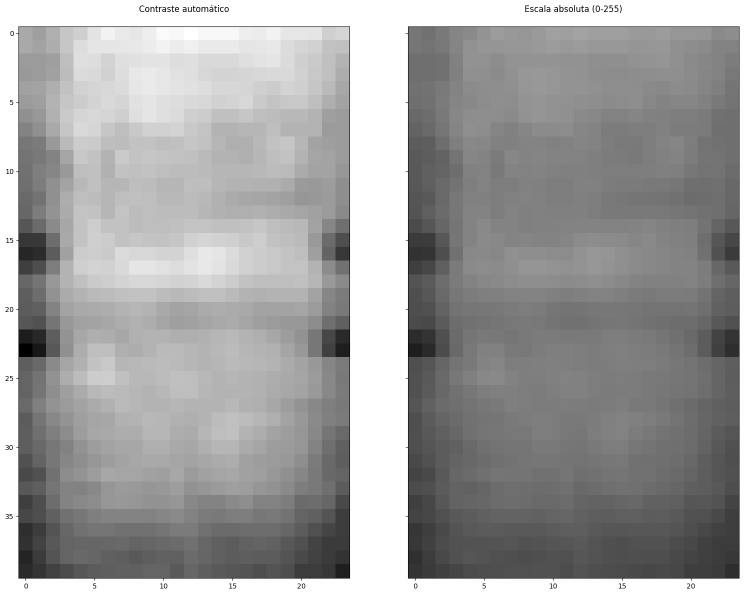
#> input picture Relatorio_visao_computacional/comp_escala.png, 1488 x 1190 px (shown at 1/2 size)
$ python -i visao_classica_v2.py   (imports and definitions only)   (older library calls are emulated)
#> lines starting #> are read from the running program, lines starting #| are printed output that depends on the picture; after the words box and inside, x2 and y2 are one past the last pixel; in counts of white or black regions, pixels touching at a corner belong together
#> further down, picture is the input picture: shape (1190, 1488); min 0, max 255, mean 157.7
# -*- coding: utf-8 -*-
# ---
# jupyter:
#   jupytext:
#     cell_metadata_filter: -all
#     formats: ipynb,py:percent
#     text_representation:
#       extension: .py
#       format_name: percent
#       format_version: '1.3'
#       jupytext_version: 1.19.4
# ---

# %% [markdown]
# # Visão Clássica v2 — Detecção de Anomalias em Painéis Solares
#
# Classificação de anomalias em painéis solares por visão computacional clássica
# (sem deep learning). O pipeline:
#
# 1. **Pré-processamento e visualização** das imagens infravermelhas (24x40 px).
# 2. **Extração de features** por imagem: intensidade, forma da região quente
#    (limiar Otsu), bordas (Canny), textura (gradiente Sobel), simetria e histograma.
# 3. **Classificação** com RandomForest treinado sobre essas features, comparado
#    a uma regra manual como baseline.
# 4. **Avaliação** por classe (precision/recall/F1), matriz de confusão e importância
#    das features.
#
# Tudo roda em CPU (não precisa de GPU). Imagens aparecem inline a cada etapa.

# %% [markdown]
# ## 1. Setup e download do dataset
#
# Baixa e extrai em Python puro (funciona no Colab sem `!wget`/`!unzip`). Pula se já existe.

# %%
import json
import urllib.request
import zipfile
from pathlib import Path

import cv2
import numpy as np
import pandas as pd
import matplotlib.pyplot as plt
import seaborn as sns
from sklearn.ensemble import RandomForestClassifier
from sklearn.model_selection import train_test_split
from sklearn.metrics import accuracy_score, classification_report, confusion_matrix, f1_score
from tqdm import tqdm

try:
    BASE_DIR = Path(__file__).resolve().parent
except NameError:  # notebook (Jupyter/Colab): __file__ nao existe
    BASE_DIR = Path.cwd()
DATA_DIR = BASE_DIR / "InfraredSolarModules"
DATASET_URL = "https://github.com/RaptorMaps/InfraredSolarModules/raw/master/2020-02-14_InfraredSolarModules.zip"


# [12 lines left out: function garantir_dataset, not called in this run]


# [8 lines not run here, left out]

# [1 line that did not run here, left out]
# [3 lines not run here, left out]

# %% [markdown]
# ## 3. Visualização das amostras por classe
#
# Imagens infravermelhas em tons de cinza (24x40 px). Defeitos térmicos aparecem
# como regiões mais claras (quentes); outras anomalias (sombra, vegetação) como regiões escuras.


# %%
# [13 lines left out: function visualizar_amostras, not called in this run]


# %%
# [2 lines not run here, left out]

# %% [markdown]
# ## 4. Pipeline clássico: threshold → morfologia → contornos
#
# Demonstração numa imagem `Cell` (ponto quente): binariza, limpa com morfologia,
# extrai contornos e desenha a caixa do defeito.

# %%
# [1 line that did not run here, left out]
# [1 line not run here, left out]

limiar = 200
# [1 line that did not run here, left out]
kernel = np.ones((2, 2), np.uint8)
# [1 line that did not run here, left out]
# [1 line that did not run here, left out]

fig, axes = plt.subplots(1, 4, figsize=(16, 4))
# [10 lines not run here, left out]

# %% [markdown]
# ## 5. Extração de features
#
# Aqui extraímos **~25 features** por imagem,
# cobrindo vários tipos de anomalia (não só ponto quente):
#
# - **Intensidade**: média, desvio, máx, mín, percentil 90
# - **Região quente** (limiar Otsu adaptativo): fração, nº de blobs, área/extensão/aspecto do maior, cobertura por linha/coluna
# - **Região escura**: fração de pixels frios → sombra / vegetação
# - **Bordas** (Canny): densidade → trincas (Cracking)
# - **Textura** (gradiente Sobel): rugosidade → sujeira (Soiling)
# - **Simetria** esquerda-direita / cima-baixo
# - **Histograma** (8 bins): distribuição térmica


# %%
def extrair_features(img):
    img = img.astype(np.uint8)
    total = img.size
#> total = 1770720
    f = {}

    # Intensidade
    f["mean_int"] = float(img.mean())
    f["std_int"] = float(img.std())
    f["max_int"] = float(img.max())
    f["min_int"] = float(img.min())
    f["p90_int"] = float(np.percentile(img, 90))

    # Regiao quente via Otsu (adaptativo) com piso absoluto
    otsu_t, _ = cv2.threshold(img, 0, 255, cv2.THRESH_BINARY + cv2.THRESH_OTSU)
#> otsu_t = 169
    t = max(otsu_t, 180)
#> t = 180
    _, hot = cv2.threshold(img, t, 255, cv2.THRESH_BINARY)
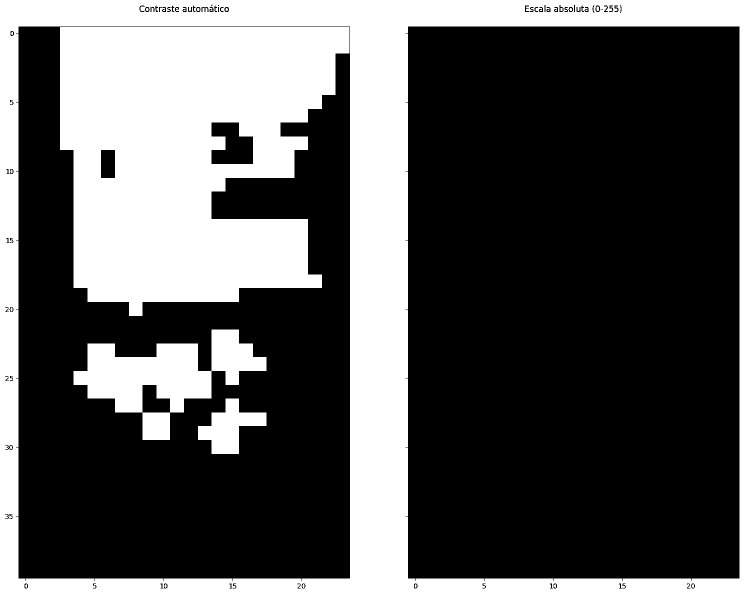
#> hot: shape (1190, 1488) (shown at 1/2 size); 33.6% white; 28 white regions (8 under 20 px), largest, box (x1, y1, x2, y2) and area: (0, 0, 1488, 1190) 303489, (120, 54, 699, 632) 246165, (147, 659, 533, 880) 36548
    hot = cv2.morphologyEx(hot, cv2.MORPH_OPEN, np.ones((2, 2), np.uint8))
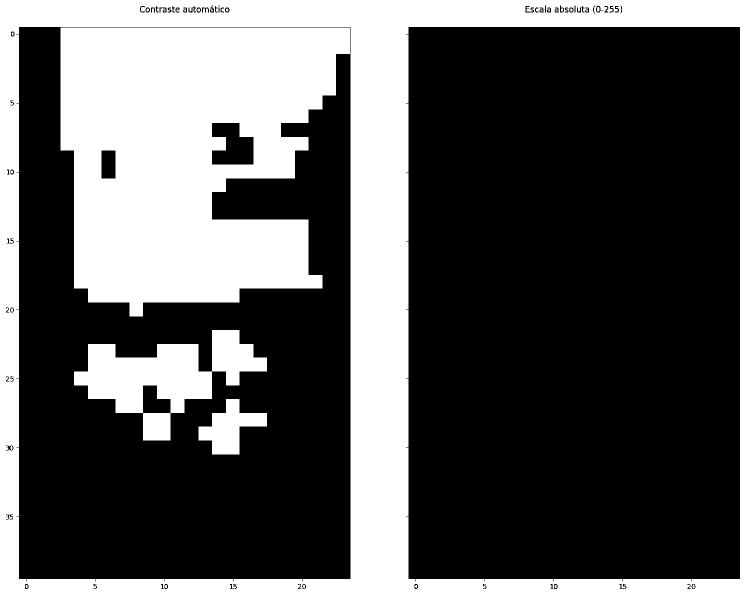
#> hot: shape (1190, 1488) (shown at 1/2 size); 33.6% white; 28 white regions (8 under 20 px), largest, box (x1, y1, x2, y2) and area: (0, 0, 1488, 1190) 303449, (121, 55, 700, 633) 246165, (148, 660, 534, 881) 36548
    f["hot_fraction"] = float(hot.sum() / 255) / total

    contornos, _ = cv2.findContours(hot, cv2.RETR_EXTERNAL, cv2.CHAIN_APPROX_SIMPLE)
#> contornos = [[[0, 0], [0, 1189], [1487, 1189], [1487, 0]]]
    blobs = [c for c in contornos if cv2.contourArea(c) >= 2]
#> blobs = [[[0, 0], [0, 1189], [1487, 1189], [1487, 0]]]
    f["num_blobs"] = float(len(blobs))
    if blobs:
        maior = max(blobs, key=cv2.contourArea)
#> maior = [[0, 0], [0, 1189], [1487, 1189], [1487, 0]]
        area = cv2.contourArea(maior)
#> area = 1768043
        x, y, w, h = cv2.boundingRect(maior)
#> x = 0; y = 0; w = 1488; h = 1190
        f["largest_area"] = float(area)
        f["largest_extent"] = float(area / (w * h)) if w * h > 0 else 0.0
        f["largest_aspect"] = float(w / h) if h > 0 else 0.0
    else:
        f["largest_area"] = f["largest_extent"] = f["largest_aspect"] = 0.0
    f["row_cov"] = float((hot.sum(axis=1) > 0).mean())
    f["col_cov"] = float((hot.sum(axis=0) > 0).mean())

    # Regiao escura (sombra / vegetacao): pixels bem abaixo da media
    f["dark_fraction"] = float((img < (img.mean() - img.std())).mean())

    # Bordas (trincas) e textura (sujeira)
    f["edge_density"] = float((cv2.Canny(img, 50, 150) > 0).mean())
    gx = cv2.Sobel(img, cv2.CV_32F, 1, 0, ksize=3)
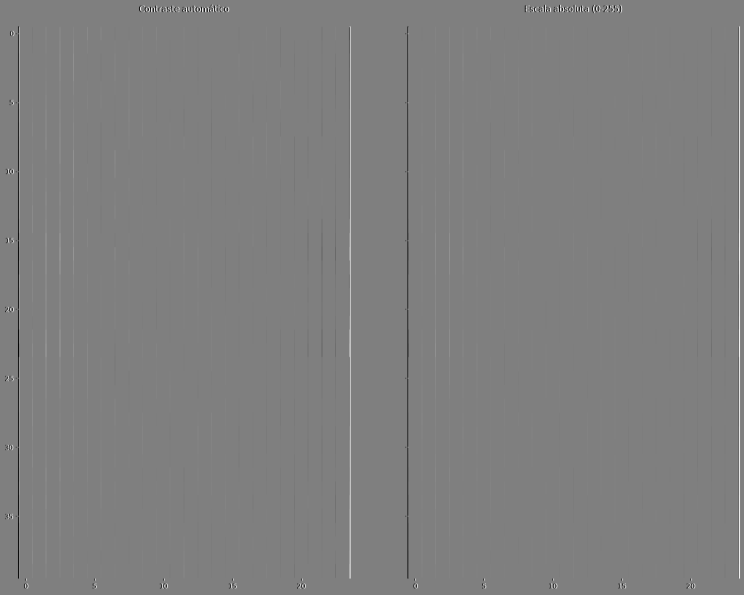
#> gx: shape (1190, 1488) float32 (shown at 1/2 size); min -1020, max 1020, mean 0; drawn with min black and max white
    gy = cv2.Sobel(img, cv2.CV_32F, 0, 1, ksize=3)
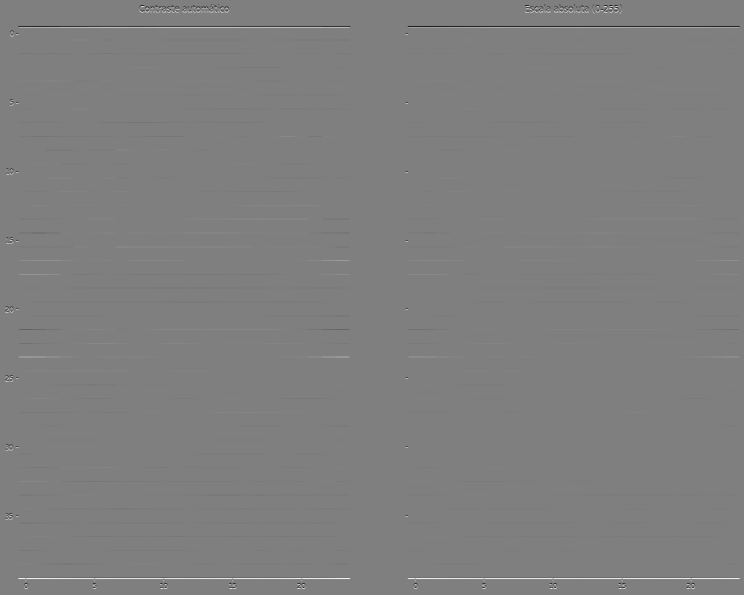
#> gy: shape (1190, 1488) float32 (shown at 1/2 size); min -1020, max 1020, mean 0; drawn with min black and max white
    f["grad_mean"] = float(np.sqrt(gx ** 2 + gy ** 2).mean())

    # Simetria
    imgf = img.astype(np.float32)
    f["sym_lr"] = float(np.abs(imgf - np.fliplr(imgf)).mean())
    f["sym_tb"] = float(np.abs(imgf - np.flipud(imgf)).mean())

    # Histograma (8 bins, normalizado)
    hist = cv2.calcHist([img], [0], None, [8], [0, 256]).flatten()
#> hist = [12814, 41075, 187619, 428057, 350030, 255065, 151105, 344955]
    hist = hist / hist.sum()
#> hist = [0.00724, 0.0232, 0.106, 0.242, 0.198, 0.144, 0.0853, 0.195]
    for i, hv in enumerate(hist):
        f[f"hist{i}"] = float(hv)
#> this loop made 8 passes
#> hv on passes 1 to 8: 0.00724, 0.0232, 0.106, 0.242, 0.198, 0.144, 0.0853, 0.195
#> after the loop, f = 25 items

    return f


# [1 line that did not run here, left out]
# [1 line not run here, left out]

# %%
# Visualiza a regiao quente (Otsu) que alimenta as features
# [1 line that did not run here, left out]
# [1 line not run here, left out]
# [1 line that did not run here, left out]
# [1 line that did not run here, left out]
# [1 line that did not run here, left out]

fig, axes = plt.subplots(1, 3, figsize=(12, 4))
# [6 lines not run here, left out]

# %% [markdown]
# ## 6. Matriz de features de todo o dataset
#
# Extrai as features das 20.000 imagens (rápido, CPU). `X` = features, `y` = classe.

# %%
registros, y = [], []
# [6 lines not run here, left out]

X = np.array([[r[k] for k in FEAT_NAMES] for r in registros])
y = np.array(y)
# [1 line not run here, left out]

# %% [markdown]
# ## 7. Baseline: regra manual
#
# Regra `if/else` na mão, para comparar com o classificador treinado. A ordem
# dos testes segue o princípio **do mais extremo para o mais genérico**: a primeira
# condição que casa decide, então casos abrangentes (catch-all) ficam por último.
# Lógica por *quanto do módulo está quente*: nada → tudo quente → banda → pontos.


# %%
# [19 lines left out: function classificar_regra, not called in this run]


y_regra = [classificar_regra(r) for r in registros]
# [2 lines not run here, left out]

# %% [markdown]
# ## 8. Classificador treinado: RandomForest
#
# Treina sobre as features. `class_weight='balanced'` compensa o desbalanceamento.
# Split estratificado 70/30.

# %%
# [1 line that did not run here, left out]
clf = RandomForestClassifier(n_estimators=300, class_weight="balanced", random_state=42, n_jobs=-1)
# [1 line not run here, left out]
# [1 line that did not run here, left out]

# [4 lines not run here, left out]

# %% [markdown]
# ## 9. Resultados: matriz de confusão, importância das features e amostras previstas

# %%
classes = sorted(set(y))
# [1 line that did not run here, left out]
# [7 lines not run here, left out]

# %%
# Importancia das features
# [1 line that did not run here, left out]
# [1 line that did not run here, left out]
# [6 lines not run here, left out]

# %%
# Amostras aleatorias: classe real vs prevista pelo RandomForest (verde = acerto)
# [1 line that did not run here, left out]
fig, axes = plt.subplots(2, 4, figsize=(14, 6))
# [10 lines not run here, left out]

# %% [markdown]
# ## 10. Comparação de classificadores: RandomForest vs Gradient Boosting vs SVM
#
# Treinamos três classificadores sobre as **mesmas features** e o mesmo split, para
# ver qual separa melhor:
#
# - **RandomForest**: floresta de árvores por votação (bagging).
# - **Gradient Boosting** (`HistGradientBoosting`): árvores em sequência, cada uma
#   corrige o erro da anterior. Costuma ser forte em features tabulares.
# - **SVM**: busca a fronteira de maior margem entre as classes. Precisa de features
#   **normalizadas** (por isso vai num pipeline com `StandardScaler`).
#
# Todos com balanceamento de classes (o dataset é desbalanceado).

# %%
from sklearn.ensemble import HistGradientBoostingClassifier
from sklearn.svm import SVC
from sklearn.pipeline import make_pipeline
from sklearn.preprocessing import StandardScaler
from sklearn.utils.class_weight import compute_sample_weight

modelos = {
    "RF": RandomForestClassifier(
        n_estimators=300, class_weight="balanced", random_state=42, n_jobs=-1),
    "GB": HistGradientBoostingClassifier(random_state=42),
    "SVM": make_pipeline(StandardScaler(), SVC(class_weight="balanced", random_state=42)),
}

resultados = []
preds = {}
# [12 lines not run here, left out]

# [1 line that did not run here, left out]
# [1 line not run here, left out]

# %% [markdown]
# ## 11. Desempenho por classe de cada modelo
#
# F1-score de cada classe em cada modelo. A coluna `melhor` aponta qual modelo vence
# naquela classe. Assim dá para ver onde cada método é forte e onde é fraco.

# %%
f1_por_classe = {nome: f1_score(y_te, p, average=None, labels=classes) for nome, p in preds.items()}
tab_f1 = pd.DataFrame(f1_por_classe, index=classes).round(2)
tab_f1["melhor"] = tab_f1.idxmax(axis=1)
# [1 line not run here, left out]

# %% [markdown]
# ## 12. Melhoria: features de grade 3x3 + LBP
#
# Adicionamos dois grupos de features ao RandomForest, mantendo as mesmas 12 classes
# para medir o impacto direto:
#
# - **Grade 3x3** (9 features): divide a imagem em 9 células e mede a intensidade média
#   de cada uma. Informa *onde* está o calor — útil para o Diode (aquece o terço inferior).
# - **LBP** (Local Binary Patterns, 10 features): descritor de textura local. Ajuda em
#   anomalias de superfície como Soiling.

# %%
from skimage.feature import local_binary_pattern


def extrair_features_extra(img):
    img = img.astype(np.uint8)
    h, w = img.shape
#> h = 1190; w = 1488
    hs, ws = h // 3, w // 3
#> hs = 396; ws = 496
    extra = {}
    # Grade 3x3: intensidade media por celula (localizacao do calor)
    for i in range(3):
        for j in range(3):
            y0, y1 = i * hs, (h if i == 2 else (i + 1) * hs)
            x0, x1 = j * ws, (w if j == 2 else (j + 1) * ws)
            extra[f"grid_{i}{j}"] = float(img[y0:y1, x0:x1].mean())
#> after the loop, extra = 9 items
    # LBP uniforme (textura): histograma de 10 bins
    lbp = local_binary_pattern(img, P=8, R=1, method="uniform")
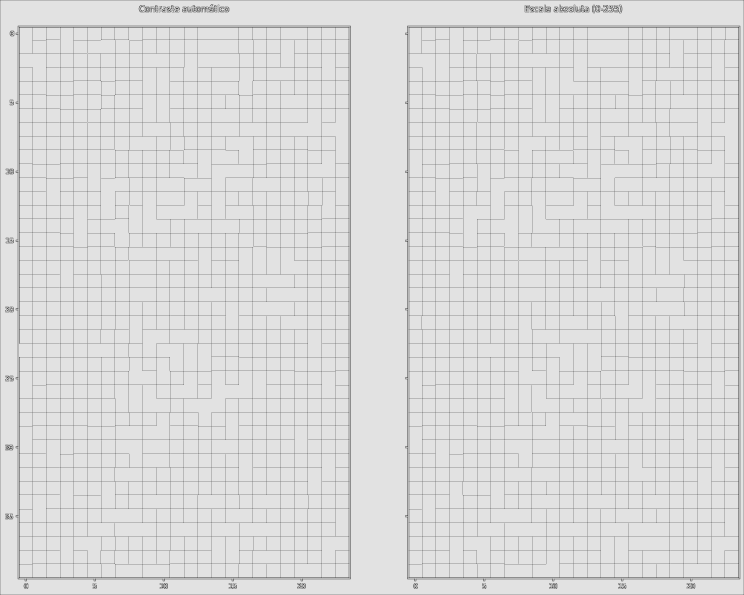
#> lbp: shape (1190, 1488) float64 (shown at 1/2 size); min 0, max 9, mean 7.78; drawn with min black and max white
    hist, _ = np.histogram(lbp, bins=10, range=(0, 10), density=True)
#> hist = [5.65e-07, 4.69e-05, 3.44e-05, 0.00173, 0.00057, 0.0696, 0.000936, 0.000691, 0.926, 0.000313]
    for k, v in enumerate(hist):
        extra[f"lbp_{k}"] = float(v)
#> this loop made 10 passes
#> v on passes 1 to 10: 5.65e-07, 4.69e-05, 3.44e-05, 0.00173, 0.00057, 0.0696, 0.000936, 0.000691, 0.926, 0.000313
#> after the loop, extra = 19 items
    return extra


def extrair_features_v2(img):
    return {**extrair_features(img), **extrair_features_extra(img)}


# [1 line that did not run here, left out]
# [1 line not run here, left out]

# %%
# Re-extrai features (base + grade + LBP) de todo o dataset
registros_v2, y2 = [], []
# [6 lines not run here, left out]

X2 = np.array([[r[k] for k in FEAT_NAMES_V2] for r in registros_v2])
y2 = np.array(y2)

# %%
# Re-treina o RandomForest com as novas features e compara com o baseline
# [1 line that did not run here, left out]
clf_v2 = RandomForestClassifier(n_estimators=300, class_weight="balanced", random_state=42, n_jobs=-1)
# [1 line not run here, left out]
# [1 line that did not run here, left out]

# [4 lines not run here, left out]

# %% [markdown]
# ## 13. Impacto por classe (F1: base vs +grade+LBP)
#
# Mostra em quais classes as novas features ajudaram (delta positivo) ou atrapalharam.

# %%
# [1 line that did not run here, left out]
# [1 line that did not run here, left out]
# [1 line that did not run here, left out]
# [1 line that did not run here, left out]
# [1 line not run here, left out]

# %% [markdown]
# ## 14. Agrupar Diode + Diode-Multi
#
# `Diode` (aquece ~1/3 do módulo) e `Diode-Multi` (~2/3) são o mesmo defeito em graus
# diferentes, e o modelo os confunde muito. Juntamos os dois numa classe `Diode` e
# medimos o impacto. Usa as features v2 (grade + LBP). Vira um problema de **11 classes**.

# %%
# Remapeia os rotulos: Diode-Multi -> Diode
y_grp = np.where(y2 == "Diode-Multi", "Diode", y2)
classes_grp = sorted(set(y_grp))

# [1 line that did not run here, left out]
clf_grp = RandomForestClassifier(n_estimators=300, class_weight="balanced", random_state=42, n_jobs=-1)
# [1 line not run here, left out]
# [1 line that did not run here, left out]

# [4 lines not run here, left out]

# %%
# F1 por classe nos 3 estagios: base -> v2 -> agrupado (delta = impacto real)
# [1 line that did not run here, left out]
# [1 line that did not run here, left out]
# [1 line that did not run here, left out]
# [1 line that did not run here, left out]

# [5 lines that did not run here, left out]
# [1 line that did not run here, left out]
# [1 line that did not run here, left out]
# [3 lines not run here, left out]

>>> import cv2
>>> picture = cv2.imread('Relatorio_visao_computacional/comp_escala.png', cv2.IMREAD_GRAYSCALE)
>>> result = extrair_features_v2(picture)
#> result = 44 items
